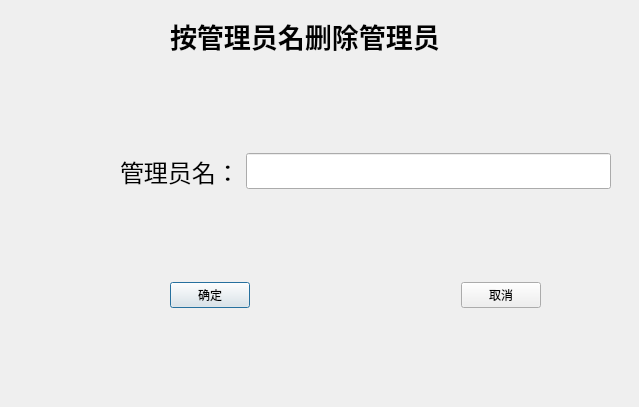
<?xml version="1.0" encoding="UTF-8"?>
<ui version="4.0">
 <class>Dialog</class>
 <widget class="QDialog" name="Dialog">
  <property name="geometry">
   <rect>
    <x>0</x>
    <y>0</y>
    <width>639</width>
    <height>407</height>
   </rect>
  </property>
  <property name="windowTitle">
   <string>Dialog</string>
  </property>
  <widget class="QLabel" name="label">
   <property name="geometry">
    <rect>
     <x>170</x>
     <y>10</y>
     <width>361</width>
     <height>51</height>
    </rect>
   </property>
   <property name="font">
    <font>
     <family>Arial Black</family>
     <pointsize>20</pointsize>
     <weight>75</weight>
     <bold>true</bold>
    </font>
   </property>
   <property name="text">
    <string>按管理员名删除管理员</string>
   </property>
  </widget>
  <widget class="QWidget" name="layoutWidget">
   <property name="geometry">
    <rect>
     <x>120</x>
     <y>150</y>
     <width>491</width>
     <height>43</height>
    </rect>
   </property>
   <layout class="QHBoxLayout" name="horizontalLayout">
    <item>
     <widget class="QLabel" name="label_2">
      <property name="font">
       <font>
        <family>Arial</family>
        <pointsize>18</pointsize>
       </font>
      </property>
      <property name="text">
       <string>管理员名：</string>
      </property>
     </widget>
    </item>
    <item>
     <widget class="QLineEdit" name="lineEdit">
      <property name="font">
       <font>
        <family>Arial</family>
        <pointsize>18</pointsize>
       </font>
      </property>
     </widget>
    </item>
   </layout>
  </widget>
  <widget class="QWidget" name="layoutWidget">
   <property name="geometry">
    <rect>
     <x>170</x>
     <y>280</y>
     <width>371</width>
     <height>30</height>
    </rect>
   </property>
   <layout class="QHBoxLayout" name="horizontalLayout_2">
    <item>
     <widget class="QPushButton" name="pushButton">
      <property name="text">
       <string>确定</string>
      </property>
     </widget>
    </item>
    <item>
     <spacer name="horizontalSpacer">
      <property name="orientation">
       <enum>Qt::Horizontal</enum>
      </property>
      <property name="sizeHint" stdset="0">
       <size>
        <width>40</width>
        <height>20</height>
       </size>
      </property>
     </spacer>
    </item>
    <item>
     <widget class="QPushButton" name="pushButton_2">
      <property name="text">
       <string>取消</string>
      </property>
     </widget>
    </item>
   </layout>
  </widget>
 </widget>
 <resources/>
 <connections/>
</ui>
